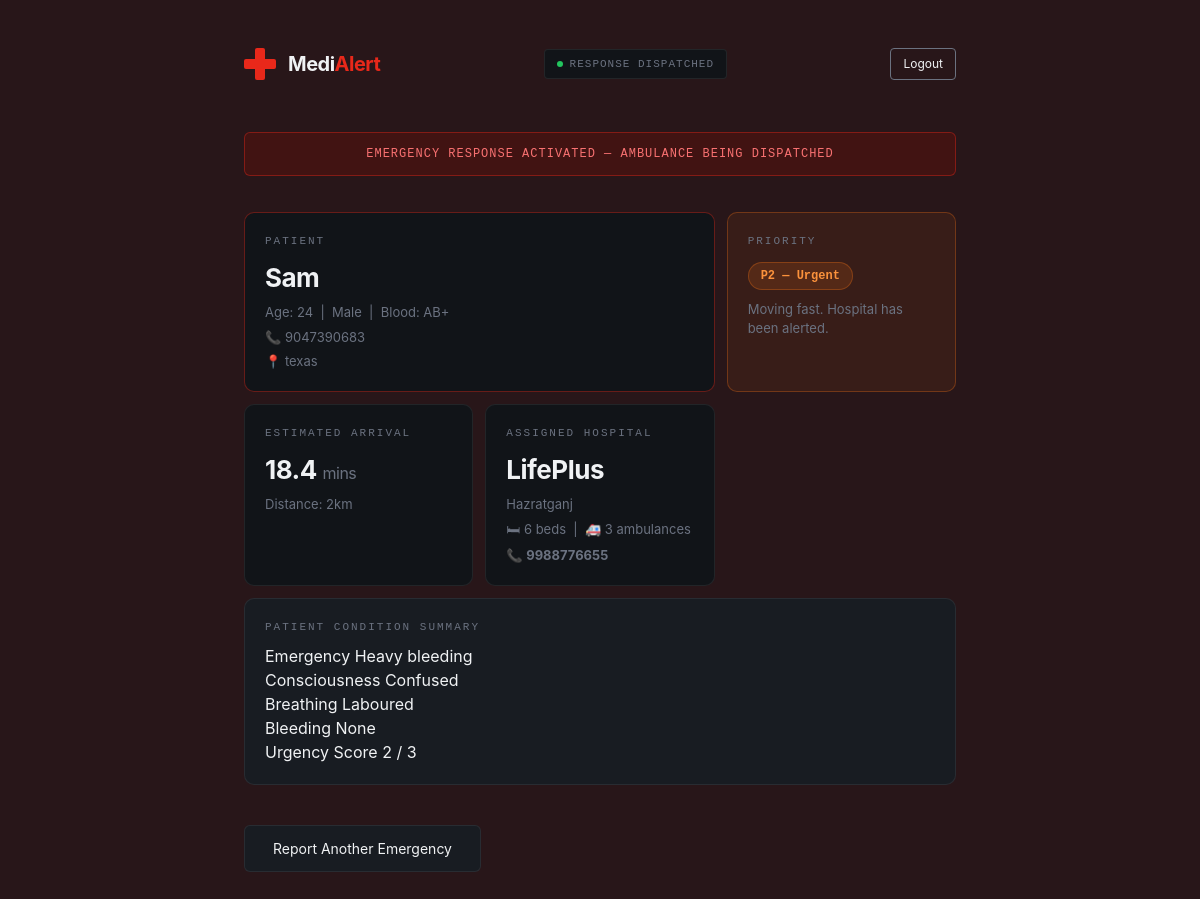
The page /success (signed in) on the database its author committed.
### tables this page shows
CREATE TABLE emergencies(id integer primary key autoincrement,user_id int,patient_name varchar not null,age int check (age>0),gender varchar,blood_group varchar, contact varchar,city varchar,landmark varchar, emergency_type varchar ,consciousness varchar , breathing text,bleeding varchar,urgency_score int,hospital_id int,predicted_time float,priority varchar,priority_color varchar,priority_msg varchar ,status varchar,timestamp datetime default current_timestamp,foreign key(user_id) references users(id),foreign key(hospital_id) references hospitals(id));

CREATE TABLE hospitals(id integer primary key autoincrement,name varchar not null,beds int ,ambulances int , distance int, area varchar, contact text );

### app.py (the view)
@app.route('/success')
def success():
    if 'user_id' not in session:
        return redirect(url_for('login'))
    conn = get_connection()
    cursor = conn.cursor()
    cursor.execute('SELECT * FROM emergencies WHERE user_id = ? ORDER BY id DESC LIMIT 1',
    (session['user_id'],))
    emergency = cursor.fetchone()
    if not emergency:
        conn.close()
        return redirect(url_for('home'))
    hospital_id = emergency[14]
    cursor.execute('SELECT * FROM hospitals WHERE id = ?', (hospital_id,))
    hospital = cursor.fetchone()
    conn.close()
    patient_name = emergency[2]
    age = emergency[3]
    gender = emergency[4]
    blood_group = emergency[5]
    contact = emergency[6]
    landmark = emergency[8]
    emergency_type = emergency[9]
    consciousness = emergency[10]
    breathing = emergency[11]
    bleeding = emergency[12]
    urgency = emergency[13]
    predicted_time = emergency[15]
    priority = emergency[16]
    priority_color = emergency[17]
    priority_msg = emergency[18]
    hospital_name = hospital[1]
    hospital_area = hospital[5]
    distance = hospital[4]
    beds = hospital[2]
    ambulances = hospital[3]
    hosp_contact = hospital[6]
    return render_template('result.html',
                           patient_name=patient_name,
                           age=age,
                           gender=gender,
                           blood_group=blood_group,
                           contact=contact,
                           landmark=landmark,
                           emergency_type=emergency_type,
                           consciousness=consciousness,
                           breathing=breathing,
                           bleeding=bleeding,
                           urgency=urgency,
                           hospital_name=hospital_name,
                           area=hospital_area,
                           distance=distance,
                           beds=beds,
                           ambulance=ambulances,
                           hosp_contact=hosp_contact,
                           predicted_time=predicted_time,
                           priority=priority,
                           priority_color=priority_color,
                           priority_msg=priority_msg)

### app.py (called while the page is built)
def get_connection():
    conn=sqlite3.connect('emergency.db')
    return conn

### templates/result.html (shortened to what this page needs)
<!doctype html>
<html lang="en">
  <head>
    <link
      rel="stylesheet"
      href="{{ url_for('static', filename='style.css') }}"
    />
  </head>
  <body>
    <div class="page">
      <div class="header">
        <div class="logo">
          <div class="cross"></div>
          <span class="logo-text">Medi<span>Alert</span></span>
        </div>
        <div class="status">
          <div class="dot"></div>
          RESPONSE DISPATCHED
        </div>
        <a
          href="/logout"
          style="
            color: #f0f2f4;
            text-decoration: none;
            font-size: 12px;
            cursor: pointer;
            border: 1px solid #6b7280;
            padding: 6px 12px;
            border-radius: 4px;
          "
        >
          Logout
        </a>
      </div>
      {% if error %}
      <div class="error-box">
        <h2>No Hospitals Available</h2>
        <p>{{ error }}</p>
        <a href="/" class="back-btn">Try Again</a>
      </div>
      {% else %}
      <div class="alert-banner">
        EMERGENCY RESPONSE ACTIVATED — AMBULANCE BEING DISPATCHED
      </div>
      <div class="result-grid">
        <div class="result-card patient-card">
          <p class="card-label">Patient</p>
          <h2 class="card-value">{{ patient_name }}</h2>
          <p class="card-meta">
            Age: {{ age }} &nbsp;|&nbsp; {{ gender }} &nbsp;|&nbsp; Blood: {{
            blood_group }}
          </p>
          <p class="card-meta" style="margin-top: 6px">📞 {{ contact }}</p>
          <p class="card-meta" style="margin-top: 4px">📍 {{ landmark }}</p>
        </div>
        <div class="result-card stat-card priority-card-{{ priority_color }}">
          <p class="card-label">Priority</p>
          <div class="priority-badge priority-{{ priority_color }}">
            {{ priority }}
          </div>
          <p class="card-meta" style="margin-top: 10px">{{ priority_msg }}</p>
        </div>
        <div class="result-card stat-card">
          <p class="card-label">Estimated Arrival</p>
          <h2 class="card-value" id="eta-display">
            {{ predicted_time }} <span>mins</span>
          </h2>
          <p class="card-meta">Distance: {{ distance }}km</p>
        </div>
        <div class="result-card hospital-card">
          <p class="card-label">Assigned Hospital</p>
          <h2 class="card-value">{{ hospital_name }}</h2>
          <p class="card-meta">{{ area }}</p>
          <p class="card-meta" style="margin-top: 6px">
            🛏 {{ beds }} beds &nbsp;|&nbsp; 🚑 {{ ambulance }} ambulances
          </p>
          <p class="card-meta" style="margin-top: 6px">
            📞 <strong>{{ hosp_contact }}</strong>
          </p>
        </div>
        <div class="result-card contact-card">
          <p class="card-label">Patient Condition Summary</p>
          <div class="condition-row">
            <div class="condition-item">
              <span class="cond-label">Emergency</span>
              <span class="cond-value">{{ emergency_type }}</span>
            </div>
            <div class="condition-item">
              <span class="cond-label">Consciousness</span>
              <span class="cond-value">
                {{ consciousness | replace('_', ' ') | title }}
              </span>
            </div>
            <div class="condition-item">
              <span class="cond-label">Breathing</span>
              <span class="cond-value">
                {{ breathing | replace('_', ' ') | title }}
              </span>
            </div>
            <div class="condition-item">
              <span class="cond-label">Bleeding</span>
              <span class="cond-value">{{ bleeding | title }}</span>
            </div>
            <div class="condition-item">
              <span class="cond-label">Urgency Score</span>
              <span class="cond-value">{{ urgency }} / 3</span>
            </div>
          </div>
        </div>
      </div>
      <a href="/" class="back-btn">Report Another Emergency</a>
      {% endif %}
    </div>
  </body>
</html>

### static/style.css (style rules this page uses)
*, *::before, *::after { box-sizing: border-box; margin: 0; padding: 0; }
:root { --red: #e8281a; --red-glow: rgba(96, 17, 12, 0.452); --bg: #281619; --bg2: #111418; --bg3: #181c22; --border: rgba(255, 255, 255, 0.07); --border-red: rgba(232, 40, 26, 0.4); --text: #f0f2f4; --muted: #6b7280; --muted2: #2e333c; }
body { background: var(--bg); color: var(--text); font-family: -apple-system, BlinkMacSystemFont, "Segoe UI", sans-serif; min-height: 100vh; line-height: 1.5; }
.page { max-width: 760px; margin: 0 auto; padding: 48px 24px 80px; }
.header { display: flex; align-items: center; justify-content: space-between; margin-bottom: 52px; }
.logo { display: flex; align-items: center; gap: 12px; }
.cross { width: 32px; height: 32px; position: relative; flex-shrink: 0; }
.cross::before, .cross::after { content: ""; position: absolute; background: var(--red); border-radius: 2px; }
.cross::before { width: 10px; height: 32px; left: 11px; top: 0; }
.cross::after { width: 32px; height: 10px; left: 0; top: 11px; }
.logo-text { font-size: 20px; font-weight: 700; letter-spacing: -0.5px; }
.logo-text span { color: var(--red); }
.status { display: flex; align-items: center; gap: 7px; font-size: 11px; font-family: monospace; letter-spacing: 1px; color: var(--muted); background: var(--bg2); border: 1px solid var(--border); padding: 6px 12px; border-radius: 4px; }
.dot { width: 6px; height: 6px; border-radius: 50%; background: #22c55e; animation: blink 2s ease infinite; }
.alert-banner { background: var(--red-glow); border: 1px solid var(--border-red); border-radius: 6px; padding: 12px 16px; font-size: 12px; font-family: monospace; letter-spacing: 1px; color: #f87171; margin-bottom: 36px; text-align: center; }
.result-grid { display: grid; grid-template-columns: 1fr 1fr 1fr; gap: 12px; margin-bottom: 32px; }
.result-card { background: var(--bg2); border: 1px solid var(--border); border-radius: 10px; padding: 20px; transition: border-color 0.2s; }
.patient-card { grid-column: span 2; border-color: var(--border-red); }
.hospital-card { grid-column: span 1; }
.stat-card { grid-column: span 1; }
.contact-card { grid-column: span 3; background: var(--bg3); }
.card-label { font-size: 11px; letter-spacing: 2px; text-transform: uppercase; color: var(--muted); font-family: monospace; margin-bottom: 8px; }
.card-value { font-size: 26px; font-weight: 700; letter-spacing: -0.5px; margin-bottom: 6px; }
.card-value span { font-size: 16px; font-weight: 400; color: var(--muted); }
.card-meta { font-size: 13px; color: var(--muted); }
.priority-card-orange { background: rgba(249, 115, 22, 0.08); border-color: rgba(249, 115, 22, 0.3); }
.priority-badge { display: inline-block; font-size: 12px; font-weight: 600; font-family: monospace; padding: 4px 12px; border-radius: 100px; margin-top: 4px; }
.priority-orange { background: rgba(249, 115, 22, 0.15); color: #fb923c; border: 1px solid rgba(249, 115, 22, 0.3); }
.back-btn { display: inline-block; margin-top: 8px; padding: 12px 28px; background: var(--bg3); border: 1px solid var(--border); border-radius: 6px; color: var(--text); text-decoration: none; font-size: 14px; transition: border-color 0.2s; }

### rows shown on the page
emergencies: patient_name "Sam", gender "Male", blood_group "AB+", contact "9047390683", landmark "texas", priority "P2 — Urgent", priority_msg "Moving fast. Hospital has been alerted.", predicted_time "18.4", emergency_type "Heavy bleeding", consciousness "Confused", breathing "Laboured", bleeding "None"
hospitals: name "LifePlus", area "Hazratganj", contact "9988776655"

### other values the page prints
{{ age }} "24"
{{ distance }} "2"
{{ beds }} "6"
{{ ambulance }} "3"
{{ urgency }} "2"
